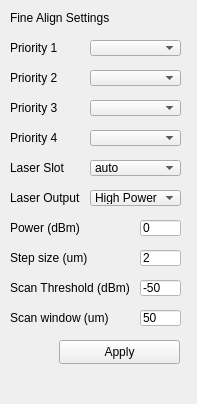
<?xml version="1.0" encoding="UTF-8"?>
<ui version="4.0">
 <class>Form</class>
 <widget class="QWidget" name="Form">
  <property name="geometry">
   <rect>
    <x>0</x>
    <y>0</y>
    <width>197</width>
    <height>404</height>
   </rect>
  </property>
  <property name="windowTitle">
   <string>Form</string>
  </property>
  <widget class="QComboBox" name="det_2">
   <property name="geometry">
    <rect>
     <x>90</x>
     <y>70</y>
     <width>91</width>
     <height>16</height>
    </rect>
   </property>
  </widget>
  <widget class="QComboBox" name="det_1">
   <property name="geometry">
    <rect>
     <x>90</x>
     <y>40</y>
     <width>91</width>
     <height>16</height>
    </rect>
   </property>
  </widget>
  <widget class="QLineEdit" name="fine_power">
   <property name="geometry">
    <rect>
     <x>140</x>
     <y>220</y>
     <width>41</width>
     <height>16</height>
    </rect>
   </property>
   <property name="styleSheet">
    <string notr="true">background-color: rgb(255, 255, 255);</string>
   </property>
   <property name="text">
    <string>0</string>
   </property>
  </widget>
  <widget class="QLabel" name="label_9">
   <property name="geometry">
    <rect>
     <x>10</x>
     <y>70</y>
     <width>49</width>
     <height>16</height>
    </rect>
   </property>
   <property name="text">
    <string>Priority 2</string>
   </property>
  </widget>
  <widget class="QLabel" name="label_7">
   <property name="geometry">
    <rect>
     <x>10</x>
     <y>40</y>
     <width>49</width>
     <height>16</height>
    </rect>
   </property>
   <property name="text">
    <string>Priority 1</string>
   </property>
  </widget>
  <widget class="QLabel" name="label_11">
   <property name="geometry">
    <rect>
     <x>10</x>
     <y>220</y>
     <width>81</width>
     <height>16</height>
    </rect>
   </property>
   <property name="text">
    <string>Power (dBm)</string>
   </property>
  </widget>
  <widget class="QLabel" name="label_12">
   <property name="geometry">
    <rect>
     <x>10</x>
     <y>250</y>
     <width>81</width>
     <height>16</height>
    </rect>
   </property>
   <property name="text">
    <string>Step size (um)</string>
   </property>
  </widget>
  <widget class="QLabel" name="label_13">
   <property name="geometry">
    <rect>
     <x>10</x>
     <y>160</y>
     <width>81</width>
     <height>16</height>
    </rect>
   </property>
   <property name="text">
    <string>Laser Slot</string>
   </property>
  </widget>
  <widget class="QLabel" name="label_14">
   <property name="geometry">
    <rect>
     <x>10</x>
     <y>280</y>
     <width>131</width>
     <height>16</height>
    </rect>
   </property>
   <property name="text">
    <string>Scan Threshold (dBm)</string>
   </property>
  </widget>
  <widget class="QLineEdit" name="fine_thres">
   <property name="geometry">
    <rect>
     <x>140</x>
     <y>280</y>
     <width>41</width>
     <height>16</height>
    </rect>
   </property>
   <property name="styleSheet">
    <string notr="true">background-color: rgb(255, 255, 255);</string>
   </property>
   <property name="text">
    <string>-50</string>
   </property>
  </widget>
  <widget class="QLineEdit" name="fine_step">
   <property name="geometry">
    <rect>
     <x>140</x>
     <y>250</y>
     <width>41</width>
     <height>16</height>
    </rect>
   </property>
   <property name="styleSheet">
    <string notr="true">background-color: rgb(255, 255, 255);</string>
   </property>
   <property name="text">
    <string>2</string>
   </property>
  </widget>
  <widget class="QComboBox" name="fine_slot">
   <property name="geometry">
    <rect>
     <x>90</x>
     <y>160</y>
     <width>91</width>
     <height>16</height>
    </rect>
   </property>
   <item>
    <property name="text">
     <string>auto</string>
    </property>
   </item>
  </widget>
  <widget class="QComboBox" name="fine_output">
   <property name="geometry">
    <rect>
     <x>90</x>
     <y>190</y>
     <width>91</width>
     <height>16</height>
    </rect>
   </property>
   <item>
    <property name="text">
     <string>High Power</string>
    </property>
   </item>
   <item>
    <property name="text">
     <string>Low Power</string>
    </property>
   </item>
  </widget>
  <widget class="QLabel" name="label_15">
   <property name="geometry">
    <rect>
     <x>10</x>
     <y>190</y>
     <width>81</width>
     <height>16</height>
    </rect>
   </property>
   <property name="text">
    <string>Laser Output</string>
   </property>
  </widget>
  <widget class="QPushButton" name="apply">
   <property name="geometry">
    <rect>
     <x>59</x>
     <y>340</y>
     <width>121</width>
     <height>24</height>
    </rect>
   </property>
   <property name="text">
    <string>Apply</string>
   </property>
  </widget>
  <widget class="QLabel" name="label_16">
   <property name="geometry">
    <rect>
     <x>10</x>
     <y>10</y>
     <width>131</width>
     <height>16</height>
    </rect>
   </property>
   <property name="text">
    <string>Fine Align Settings</string>
   </property>
  </widget>
  <widget class="QLabel" name="label_17">
   <property name="geometry">
    <rect>
     <x>10</x>
     <y>310</y>
     <width>131</width>
     <height>16</height>
    </rect>
   </property>
   <property name="text">
    <string>Scan window (um)</string>
   </property>
  </widget>
  <widget class="QLineEdit" name="fine_scan">
   <property name="geometry">
    <rect>
     <x>140</x>
     <y>310</y>
     <width>41</width>
     <height>16</height>
    </rect>
   </property>
   <property name="styleSheet">
    <string notr="true">background-color: rgb(255, 255, 255);</string>
   </property>
   <property name="text">
    <string>50</string>
   </property>
  </widget>
  <widget class="QComboBox" name="det_3">
   <property name="geometry">
    <rect>
     <x>90</x>
     <y>100</y>
     <width>91</width>
     <height>16</height>
    </rect>
   </property>
  </widget>
  <widget class="QLabel" name="label_10">
   <property name="geometry">
    <rect>
     <x>10</x>
     <y>100</y>
     <width>49</width>
     <height>16</height>
    </rect>
   </property>
   <property name="text">
    <string>Priority 3</string>
   </property>
  </widget>
  <widget class="QComboBox" name="det_4">
   <property name="geometry">
    <rect>
     <x>90</x>
     <y>130</y>
     <width>91</width>
     <height>16</height>
    </rect>
   </property>
  </widget>
  <widget class="QLabel" name="label_18">
   <property name="geometry">
    <rect>
     <x>10</x>
     <y>130</y>
     <width>49</width>
     <height>16</height>
    </rect>
   </property>
   <property name="text">
    <string>Priority 4</string>
   </property>
  </widget>
 </widget>
 <resources/>
 <connections/>
</ui>
